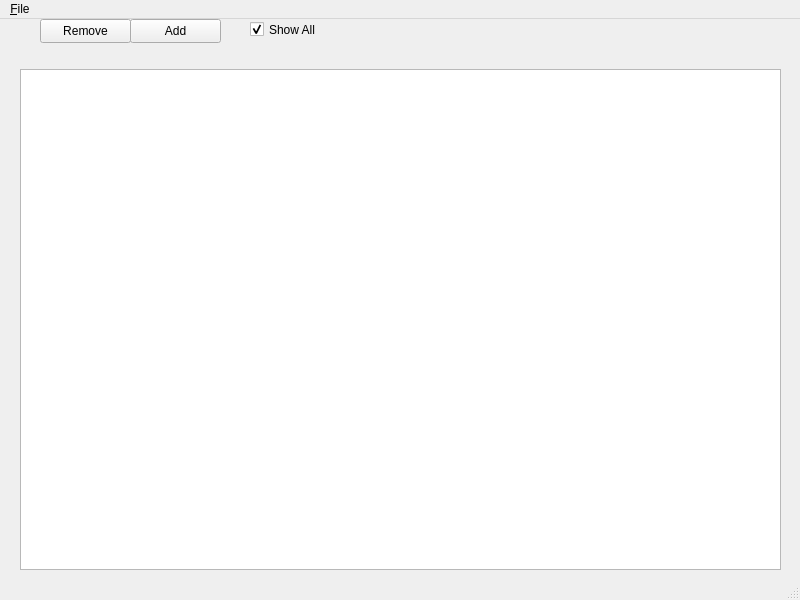
<?xml version="1.0" encoding="UTF-8"?>
<ui version="4.0">
 <class>MainWindow</class>
 <widget class="QMainWindow" name="MainWindow">
  <property name="geometry">
   <rect>
    <x>0</x>
    <y>0</y>
    <width>800</width>
    <height>600</height>
   </rect>
  </property>
  <property name="windowTitle">
   <string>Stedman Composer</string>
  </property>
  <widget class="QWidget" name="centralwidget">
   <widget class="QTableView" name="tableView">
    <property name="geometry">
     <rect>
      <x>20</x>
      <y>50</y>
      <width>761</width>
      <height>501</height>
     </rect>
    </property>
    <property name="font">
     <font>
      <pointsize>8</pointsize>
      <weight>50</weight>
      <italic>false</italic>
      <bold>false</bold>
     </font>
    </property>
    <property name="showDropIndicator" stdset="0">
     <bool>true</bool>
    </property>
    <property name="selectionMode">
     <enum>QAbstractItemView::SingleSelection</enum>
    </property>
    <property name="gridStyle">
     <enum>Qt::NoPen</enum>
    </property>
    <attribute name="horizontalHeaderDefaultSectionSize">
     <number>120</number>
    </attribute>
    <attribute name="horizontalHeaderHighlightSections">
     <bool>false</bool>
    </attribute>
    <attribute name="horizontalHeaderMinimumSectionSize">
     <number>120</number>
    </attribute>
    <attribute name="horizontalHeaderStretchLastSection">
     <bool>false</bool>
    </attribute>
    <attribute name="verticalHeaderCascadingSectionResizes">
     <bool>false</bool>
    </attribute>
    <attribute name="verticalHeaderDefaultSectionSize">
     <number>15</number>
    </attribute>
    <attribute name="verticalHeaderHighlightSections">
     <bool>true</bool>
    </attribute>
    <attribute name="verticalHeaderMinimumSectionSize">
     <number>16</number>
    </attribute>
   </widget>
   <widget class="QCheckBox" name="allRows">
    <property name="geometry">
     <rect>
      <x>250</x>
      <y>0</y>
      <width>80</width>
      <height>21</height>
     </rect>
    </property>
    <property name="text">
     <string>Show All</string>
    </property>
    <property name="checked">
     <bool>true</bool>
    </property>
   </widget>
   <widget class="QLabel" name="info">
    <property name="geometry">
     <rect>
      <x>30</x>
      <y>30</y>
      <width>571</width>
      <height>16</height>
     </rect>
    </property>
    <property name="text">
     <string/>
    </property>
   </widget>
   <widget class="QPushButton" name="buttonLeft">
    <property name="geometry">
     <rect>
      <x>40</x>
      <y>0</y>
      <width>91</width>
      <height>24</height>
     </rect>
    </property>
    <property name="text">
     <string>Remove</string>
    </property>
   </widget>
   <widget class="QPushButton" name="buttonRight">
    <property name="geometry">
     <rect>
      <x>130</x>
      <y>0</y>
      <width>91</width>
      <height>24</height>
     </rect>
    </property>
    <property name="text">
     <string>Add</string>
    </property>
   </widget>
  </widget>
  <widget class="QMenuBar" name="menubar">
   <property name="geometry">
    <rect>
     <x>0</x>
     <y>0</y>
     <width>800</width>
     <height>21</height>
    </rect>
   </property>
   <widget class="QMenu" name="menu_File">
    <property name="title">
     <string>&amp;File</string>
    </property>
    <addaction name="separator"/>
    <addaction name="action_Quit"/>
   </widget>
   <addaction name="menu_File"/>
  </widget>
  <widget class="QStatusBar" name="statusbar"/>
  <action name="action_Quit">
   <property name="text">
    <string>&amp;Quit</string>
   </property>
   <property name="shortcut">
    <string>Ctrl+Q</string>
   </property>
  </action>
 </widget>
 <resources/>
 <connections/>
</ui>
